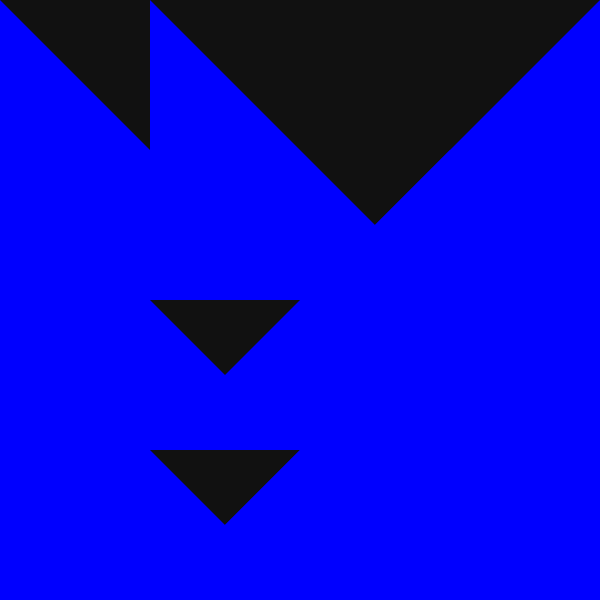
Frame 1 (no input)
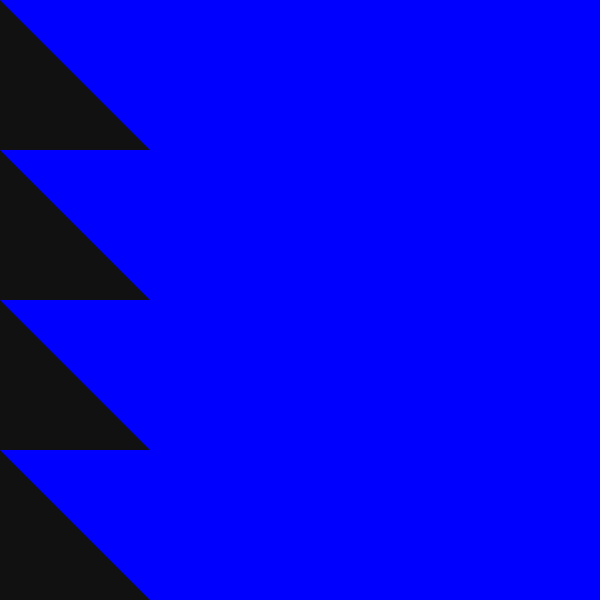
Frame 60 (no input)
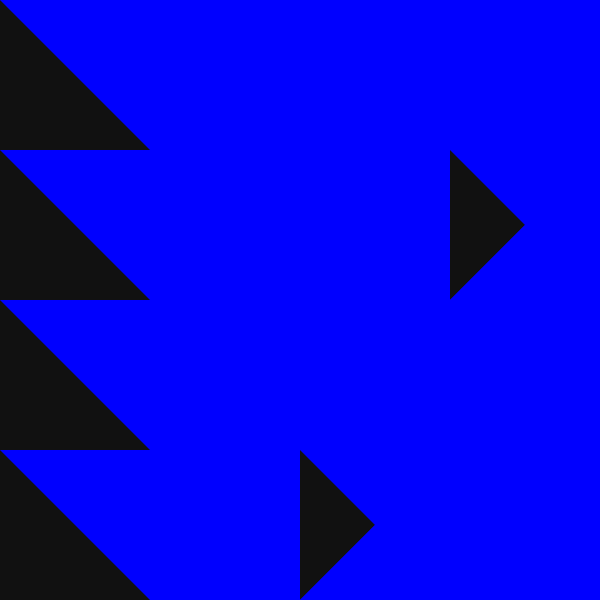
Frame 120 (the mouse pressed at the canvas centre since frame 60)

The p5.js sketch that drew these frames (run headless with seeded random() and noise() and a simulated clock; from frame 60 on, the mouse is pressed at the canvas centre):

// p5.js sketch
// ── sketch.js
const bg = '#111';
const fg = '#00f';

const tileX = 4;
const tileY = tileX;

function setup () {
  createCanvas(600, 600);
}

function draw () {
  background(bg);
  fill(fg);
  noStroke();

  const tileW = width / tileX;
  const tileH = height / tileY;

  for (let x = 0; x < tileX; x++) {
    for (let y = 0; y < tileY; y++) {
      const posX = tileW * x;
      const posY = tileH * y;

      const wave = sin(radians(frameCount + x * 10 + y * 5));
      const mappedWave = map(wave, 1, -1, 0, 5);
      const selector = int(mappedWave);

      push();
        translate(posX, posY);
        drawTile(selector, tileW, tileH);
      pop();
    }
  }
}

function drawTile(selector, tileW, tileH) {
  const tH = tileH * 2;
  const tW = tileW * 2;

  // equilareral
  // return triangle(tW / 2, 0, tH, tW, 0, tH);
  // equilareral inverted
  // return triangle(0, 0, tW / 2, tH, tW, 0);

  switch (selector) {
    case 0:
      triangle(0, 0, tW, tH, tW, 0); break;
    case 1:
      triangle(tW, 0, tW, tH, 0, tH); break;
    case 2:
      triangle(0, 0, 0, tH, tW, tH); break;
    case 3:
      triangle(0, tH, tW, 0, 0, 0); break;
    default:
      return rect(tileW / 4, tileH / 4, tileW / 2, tileH / 2); break;
  }
}
